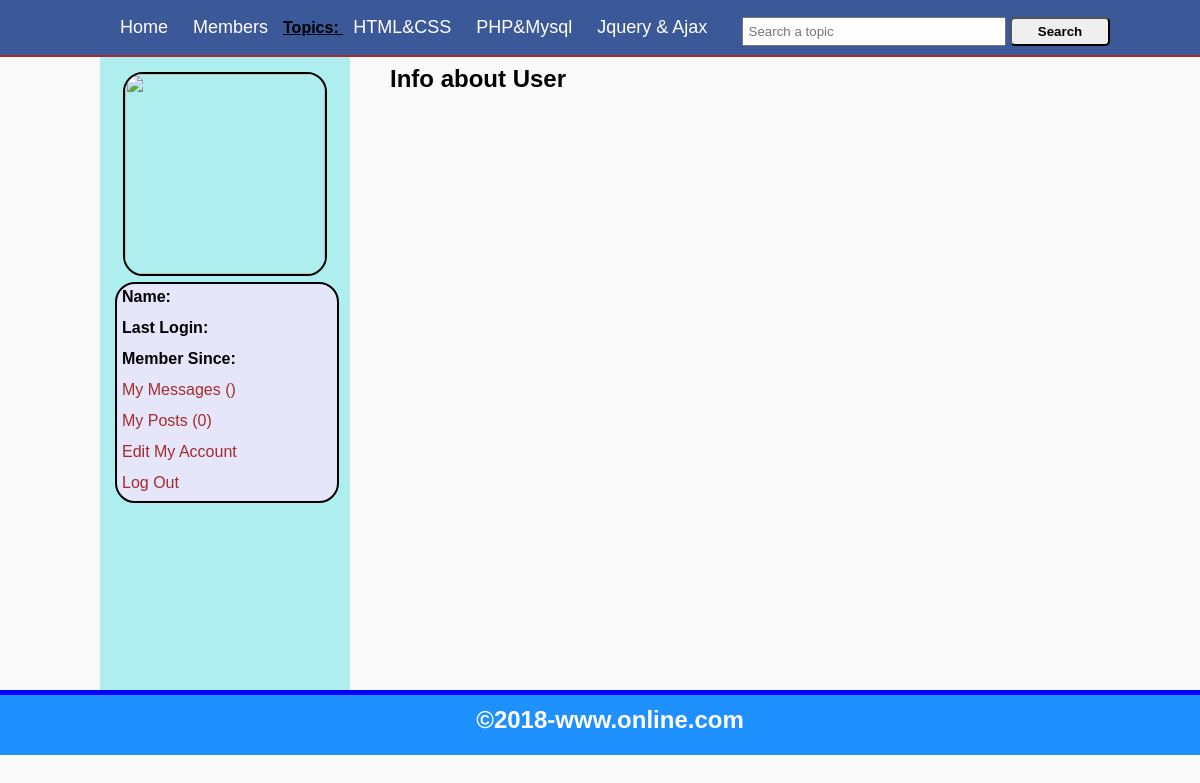
Screenshot of /user_profile.php with the database file from the repository.
### tables this page shows
CREATE TABLE `topics` (
  `topic_id` int(11) NOT NULL,
  `topic_title` text NOT NULL
);

### user_profile.php (the view, shortened to what this page needs)
<?php
include("functions/functions.php");
?>
<!DOCTYPE html>
<html>
<head>
	<link rel="stylesheet" href="style/Home_style.css" media="all"/>
</head>
<body>
	<div class="container">
		<div id="head_wrap">
			<div id="header">
				<ul id="menu">
					<li><a href="Home.php">Home </a> </li>
					<li><a href="members.php">Members </a> </li>
					<strong> Topics: </strong>
					<?php
					$get_topics = "SELECT * FROM topics";
					$run_topics = mysqli_query($con,$get_topics);
					while($row = mysqli_fetch_array($run_topics))
					{
						$topic_id = $row['topic_id'];
						$topic_title = $row['topic_title'];
						echo "<li> <a href='topics.php?topic=$topic_id'> $topic_title </a> </li> ";
					}
					?>
				</ul>
				<form method="get" action="result.php" id="form1">
					<input type="text" name="user_query" placeholder="Search a topic">
					<input type="submit" name="search" value="Search">
				</form>
			</div>
		</div>
		<div class="content">
			<div id="user_timeline">
				<div id="user_details">
				<?php
					$user = $_SESSION['user_email'];
					$get_user = "SELECT * FROM users WHERE user_email = '$user'";
					$run_user = mysqli_query($con,$get_user);
					$row = mysqli_fetch_array($run_user);
					$user_id = $row['user_id'];
					$user_name = $row['user_name'];
					$user_image = $row['user_image'];
					$register_date = $row['register_date'];
					$last_login = $row['last_login'];
					$user_posts = "SELECT * FROM posts WHERE user_id='$user_id' ";
					$run_posts = mysqli_query($con,$user_posts);
					$posts = mysqli_num_rows($run_posts);
					echo "
						<center> <img src='user/user_images/$user_image' width='200px' height='200px'/> </center>
						<div id='user_mention'>
						<p> <strong> Name: </strong> $user_name </p>
						<p> <strong> Last Login: </strong> $last_login </p>
						<p> <strong> Member Since: </strong> $register_date </p>
						<p> <a href='my_messages.php?u_id=$user_id'> My Messages () </a> </p>
						<p> <a href='my_posts.php?u_id=$user_id'> My Posts ($posts) </a> </p>
						<p> <a href='edit_profile.php?u_id=$user_id'> Edit My Account </a> </p>
						<p> <a href='logout.php'> Log Out </a> </p>
						</div>
					";
				?>
				</div>
			</div>
			<div id="content_timeline">
				<h2> Info about User </h2>
			</div>
		</div>
	    <div id="footer">
	    	<h2>&copy;2018-www.online.com</h2>
	    </div>
</body>
</html>

### style/Home_style.css (style rules this page uses)
html, body, div, span, applet, object, iframe, h1, h2, h3, h4, h5, h6, p, blockquote, pre, a, abbr, acronym, address, big, cite, code, del, dfn, em, img, ins, kbd, q, s, samp, small, strike, strong, sub, sup, tt, var, b, u, i, center, dl, dt, dd, ol, ul, li, fieldset, form, label, legend, table, caption, tbody, tfoot, thead, tr, th, td, article, aside, canvas, details, embed, figure, figcaption, footer, header, hgroup, menu, nav, output, ruby, section, summary, time, mark, audio, video { margin: 0; padding: 0; border: 0; }
body { margin: 0; padding: 0; font-family: sans-serif; line-height: 1; background-color: #f9f9f9; }
.container { margin: 0 auto; padding: 0; background-color: #E6E6FA; }
#head_wrap { width: 100%; height: 35px; margin: 0 auto; border-bottom: 2px solid brown; padding: 10px; background-color: #3b5998; }
#header { margin: 0 auto; width: 1000px; height: 35px; }
#menu { line-height: 35px; padding: 0; margin: 0; float: left; }
#menu li { display: inline; list-style: none; }
#menu a { margin: 5px; padding: 5px; text-decoration: none; color: white; font-size: 18px; }
#header strong { text-decoration: underline; }
#form1 { float: right; line-height: 35px; padding-top: 3px; }
#form1 input[type="text"] { width: 250px; padding: 5px; }
#form1 input[type="submit"] { width: 100px; border-radius: 5px; padding: 5px; font-weight: bold; }
.container .content { width: 1000px; margin: 0 auto; }
#user_timeline { background: #AFEEEE; width: 250px; float: left; height: 633px; }
#user_details { padding: 10px; margin: 5px; }
#user_details img { border: 2px solid black; border-radius: 20px; }
#user_details p { margin-bottom: 5px; padding: 5px; }
#user_details a { color: brown; text-decoration: none; }
#user_mention { border-radius: 20px; background-color: #E6E6FA; border: 2px solid black; width: 220px; margin: 5px auto; }
#content_timeline { float: right; width: 700px; padding: 10px }
#footer { width: 100%; height: 40px; padding: 10px; background-color: #1E90FF; border-top: 5px solid blue; clear: both; }
#footer h2 { text-align: center; padding-top: 3px; color: white; }

### rows the page displays
topics: topic_title "HTML&CSS"
topics: topic_title "PHP&Mysql"
topics: topic_title "Jquery & Ajax"

### other values shown
$posts "0"
